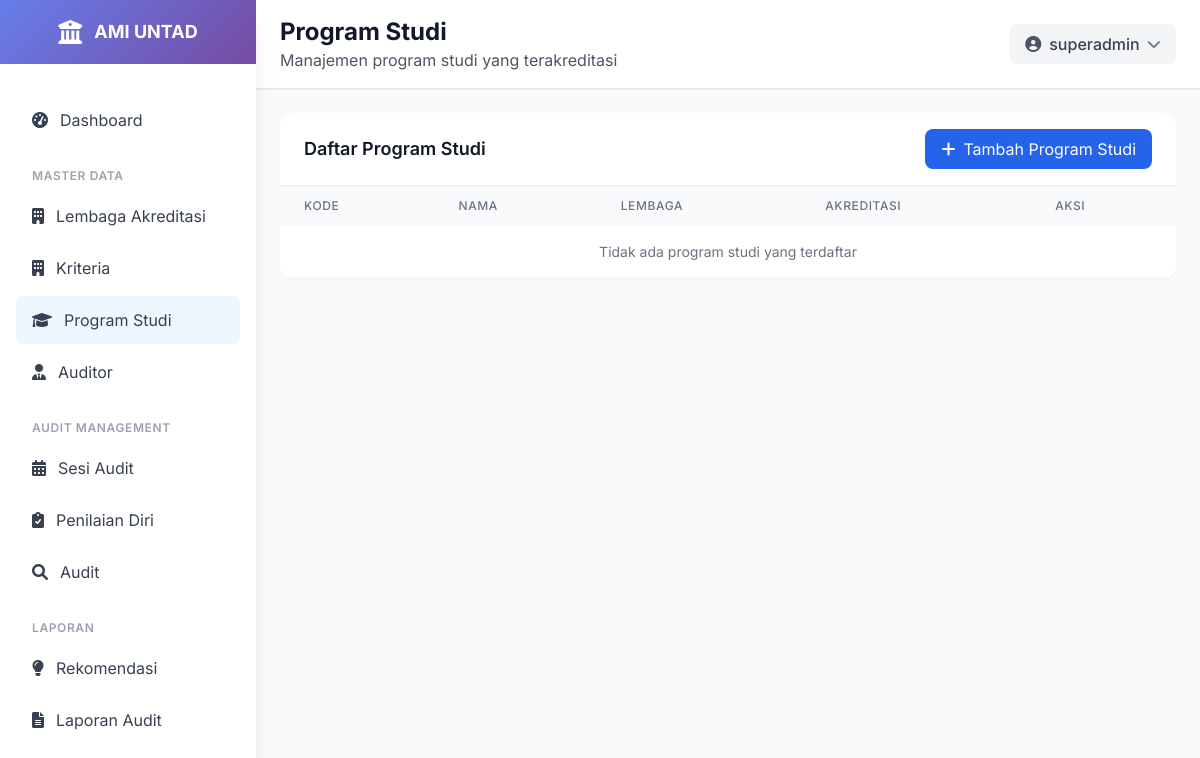
/program-studi/ (signed in), run on an earlier commit of the app's database.
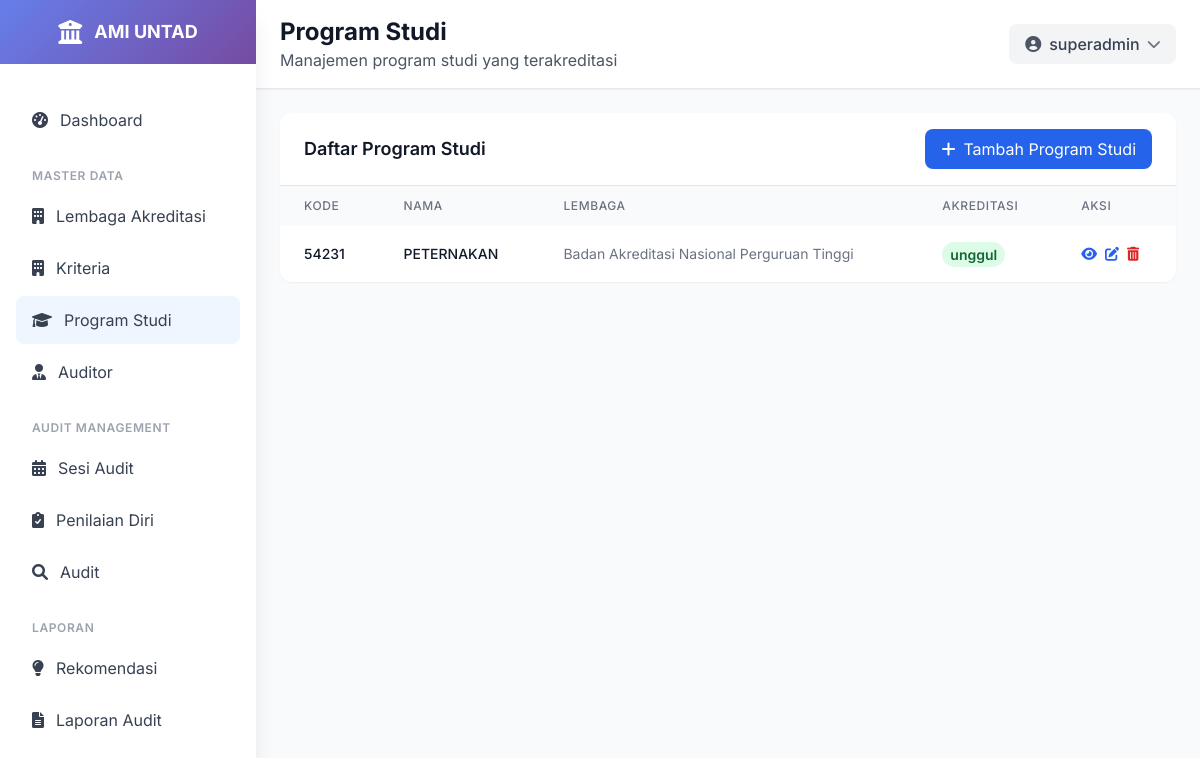
And on a later commit of the database.
### ami/models.py (models this page shows, shortened)
class ProgramStudi(models.Model):
    lembaga_akreditasi = models.ForeignKey(LembagaAkreditasi, on_delete=models.PROTECT, related_name='program_studi')
    kode = models.CharField(max_length=10, unique=True)
    nama = models.CharField(max_length=255)
    fakultas = models.CharField(max_length=200, choices=[
        ('FKIP', 'FKIP'),
        ('FISIP', 'FISIP'),
        ('FEB', 'FEB'),
        ('FAKUM', 'FAKUM'),
        ('FAPERTA', 'FAPERTA'),
        ('FATEK', 'FATEK'),
        ('FMIPA', 'FMIPA'),
        ('FAHUT', 'FAHUT'),
        ('FK', 'FK'),
        ('FAPETKAN', 'FAPETKAN'),
        ('FKM', 'FKM'),
        ('Pascasarjana', 'Pascasarjana'),
    ])
    jenjang = models.CharField(max_length=50, choices=[
        ('D3', 'Diploma 3'),
        ('D4', 'Diploma 4'),
        ('S1', 'Sarjana'),
        ('S2', 'Magister'),
        ('S3', 'Doktor'),
    ])
    akreditasi = models.CharField(max_length=50, blank=True, null=True, choices=[
        ('unggul', 'UNGGUL'),
        ('baik_sekali', 'BAIK SEKALI'),
        ('baik', 'BAIK'),
        ('A', 'A'),
        ('B', 'B'),
        ('C', 'C'),
        ('belum', 'Belum Terakreditasi')
    ] )
    tanggal_akreditasi = models.DateField(blank=True, null=True)
    class Meta:
        verbose_name = "Program Studi"
        verbose_name_plural = "Program Studi"
        ordering = ['kode']

class LembagaAkreditasi(models.Model):
    kode = models.CharField(max_length=20, unique=True)
    nama = models.CharField(max_length=255, unique=True)
    deskripsi = models.TextField(blank=True, null=True)
    website = models.URLField(blank=True, null=True)
    kontak = models.TextField(blank=True, null=True)
    class Meta:
        verbose_name = "Lembaga Akreditasi"
        verbose_name_plural = "Lembaga Akreditasi"
        ordering = ['nama']

### ami/views.py (the view)
# urls.py: path('program-studi/', views.program_studi_list, name='program_studi_list'),
@login_required
def program_studi_list(request):
    program_studi_list = ProgramStudi.objects.select_related('lembaga_akreditasi').all().order_by('kode')
    paginator = Paginator(program_studi_list, 10)
    page_number = request.GET.get('page')
    program_studi = paginator.get_page(page_number)
    return render(request, 'ami/program_studi_list.html', {
        'program_studi': program_studi
    })

### templates/ami/program_studi_list.html (shortened to what the changed rows need)
{% extends 'base.html' %}
{% load static %}
{% block page_title %}Program Studi{% endblock %}
{% block content %}
<div class="p-4 lg:p-6">
    <div class="bg-white rounded-xl shadow-sm overflow-hidden">
        <div class="overflow-x-auto">
            <table class="w-full">
                <thead class="bg-gray-50">
                    <tr>
                        <th class="px-3 lg:px-6 py-3 text-left text-xs font-medium text-gray-500 uppercase tracking-wider">Kode</th>
                        <th class="px-3 lg:px-6 py-3 text-left text-xs font-medium text-gray-500 uppercase tracking-wider">Nama</th>
                        <th class="px-3 lg:px-6 py-3 text-left text-xs font-medium text-gray-500 uppercase tracking-wider hidden md:table-cell">Lembaga</th>
                        <th class="px-3 lg:px-6 py-3 text-left text-xs font-medium text-gray-500 uppercase tracking-wider">Akreditasi</th>
                        <th class="px-3 lg:px-6 py-3 text-left text-xs font-medium text-gray-500 uppercase tracking-wider">Aksi</th>
                    </tr>
                </thead>
                <tbody class="bg-white divide-y divide-gray-200">
                    {% for program in program_studi %}
                    <tr class="hover:bg-gray-50 transition-colors">
                        <td class="px-3 lg:px-6 py-4 whitespace-nowrap">
                            <div class="text-xs lg:text-sm font-medium text-gray-900">{{ program.kode }}</div>
                        </td>
                        <td class="px-3 lg:px-6 py-4 whitespace-nowrap">
                            <div class="text-xs lg:text-sm font-medium text-gray-900">{{ program.nama }}</div>
                        </td>
                        <td class="px-3 lg:px-6 py-4 whitespace-nowrap text-xs lg:text-sm text-gray-500 hidden md:table-cell">
                            {{ program.lembaga_akreditasi.nama }}
                        </td>
                        <td class="px-3 lg:px-6 py-4 whitespace-nowrap">
                            <span class="px-1 py-0.5 lg:px-2 lg:py-1 text-xs lg:text-sm font-semibold rounded-full bg-green-100 text-green-800">
                                {{ program.akreditasi }}
                            </span>
                        </td>
                        <td class="px-3 lg:px-6 py-4 whitespace-nowrap text-xs lg:text-sm font-medium">
                            <div class="flex flex-wrap gap-2">
                                <a href="{% url 'ami:program_studi_detail' program.pk %}" class="text-blue-600 hover:text-blue-900">
                                    <i class="fas fa-eye"></i>
                                </a>
                                <a href="{% url 'ami:program_studi_update' program.pk %}" class="text-blue-600 hover:text-blue-900">
                                    <i class="fas fa-edit"></i>
                                </a>
                                <a href="{% url 'ami:program_studi_delete' program.pk %}" class="text-red-600 hover:text-red-900">
                                    <i class="fas fa-trash-alt"></i>
                                </a>
                            </div>
                        </td>
                    </tr>
                    {% empty %}
                    <tr>
                        <td colspan="5" class="px-4 lg:px-6 py-4 text-center text-gray-500 text-sm">Tidak ada program studi yang terdaftar</td>
                    </tr>
                    {% endfor %}
                </tbody>
            </table>
        </div>
    </div>
</div>
{% endblock %}

What changed in the data, as far as the page shows it:
added ProgramStudi: kode "54231", nama "PETERNAKAN", lembaga_akreditasi.nama "Badan Akreditasi Nasional Perguruan Tinggi", akreditasi "unggul"
Also different on the page:
text no longer shown: "Tidak ada program studi yang terdaftar"
